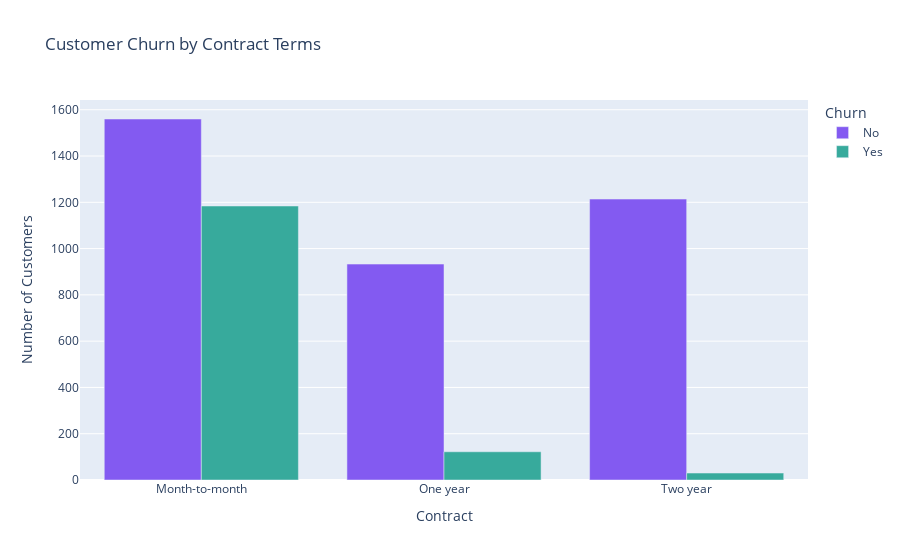

Notebook source saved alongside this figure:
### Markdown cell above
# QUESTION SIX

##### DISTRIBUTION OF CHURN ACROSS CONTRACT TYPES: HOW DOES THE PROPORTION OF CHURN VARY ACROSS DIFFERENT CONTRACT TYPES (MONTH-TO-MONTH, ONE YEAR, TWO-YEAR)?

### Code cell
# Group the data by 'Contact' and 'Churn' columns and count the occurrences of each category combination
churn_by_contract = train.groupby(['Contract', 'Churn'])['Contract'].value_counts().reset_index(name='Count')

# Create a grouped bar plot to visualize the count of churned and non-churned customers
fig = px.bar(churn_by_contract, x='Contract', y='Count', color='Churn', barmode='group', title='Customer Churn by Contract Terms')

# Update layout
fig.update_layout(xaxis_title ='Contract', yaxis_title='Number of Customers')

# Show plot
fig.show()

### Figure 1 — Plotly figure (JSON) as saved in the notebook; plotly's stock layout.template omitted (floating-point values rounded to 4 significant figures)
{"data": [{"alignmentgroup": "True", "hovertemplate": "Churn=No<br>Contract=%{x}<br>Count=%{y}<extra></extra>", "legendgroup": "No", "marker": {"color": "#835AF1", "pattern": {"shape": ""}}, "name": "No", "offsetgroup": "No", "orientation": "v", "showlegend": true, "textposition": "auto", "type": "bar", "x": ["Month-to-month", "One year", "Two year"], "xaxis": "x", "y": [1560, 933, 1214], "yaxis": "y"}, {"alignmentgroup": "True", "hovertemplate": "Churn=Yes<br>Contract=%{x}<br>Count=%{y}<extra></extra>", "legendgroup": "Yes", "marker": {"color": "#37AA9C", "pattern": {"shape": ""}}, "name": "Yes", "offsetgroup": "Yes", "orientation": "v", "showlegend": true, "textposition": "auto", "type": "bar", "x": ["Month-to-month", "One year", "Two year"], "xaxis": "x", "y": [1184, 122, 30], "yaxis": "y"}], "layout": {"barmode": "group", "legend": {"title": {"text": "Churn"}, "tracegroupgap": 0}, "title": {"text": "Customer Churn by Contract Terms"}, "xaxis": {"anchor": "y", "domain": [0, 1], "title": {"text": "Contract"}}, "yaxis": {"anchor": "x", "domain": [0, 1], "title": {"text": "Number of Customers"}}}}
